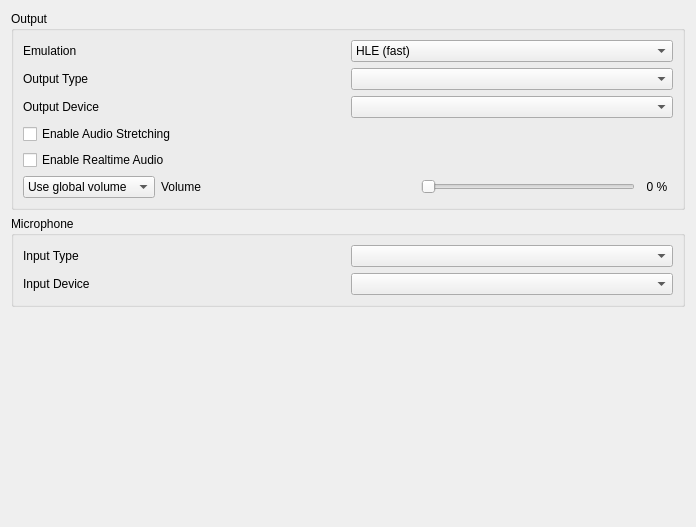
<?xml version="1.0" encoding="UTF-8"?>
<ui version="4.0">
 <class>ConfigureAudio</class>
 <widget class="QWidget" name="ConfigureAudio">
  <property name="geometry">
   <rect>
    <x>0</x>
    <y>0</y>
    <width>696</width>
    <height>527</height>
   </rect>
  </property>
  <layout class="QVBoxLayout">
   <item>
    <widget class="QGroupBox" name="groupBox">
     <property name="title">
      <string>Output</string>
     </property>
     <layout class="QVBoxLayout">
      <item>
      <widget class="QWidget" name="widget_emulation" native="true">
        <layout class="QHBoxLayout" name="horizontalLayout_emulation">
            <property name="leftMargin">
            <number>0</number>
            </property>
            <property name="topMargin">
            <number>0</number>
            </property>
            <property name="rightMargin">
            <number>0</number>
            </property>
            <property name="bottomMargin">
            <number>0</number>
            </property>
            <item>
            <widget class="QLabel" name="label_emulation">
            <property name="text">
            <string>Emulation</string>
            </property>
            </widget>
            </item>
            <item>
            <widget class="QComboBox" name="emulation_combo_box">
            <item>
            <property name="text">
                <string>HLE (fast)</string>
            </property>
            </item>
            <item>
            <property name="text">
                <string>LLE (accurate)</string>
            </property>
            </item>
            <item>
            <property name="text">
                <string>LLE multi-core</string>
            </property>
            </item>
            </widget>
            </item>
        </layout>
       </widget>
      </item>
      <item>
       <layout class="QGridLayout" name="output_layout" columnstretch="1,1">
        <item row="0" column="0">
         <widget class="QLabel" name="output_type_label">
          <property name="text">
           <string>Output Type</string>
          </property>
         </widget>
        </item>
        <item row="0" column="1">
         <widget class="QComboBox" name="output_type_combo_box"/>
        </item>
        <item row="1" column="0">
         <widget class="QLabel" name="output_device_label">
          <property name="text">
           <string>Output Device</string>
          </property>
         </widget>
        </item>
        <item row="1" column="1">
         <widget class="QComboBox" name="output_device_combo_box"/>
        </item>
       </layout>
      </item>
      <item>
       <widget class="QCheckBox" name="toggle_audio_stretching">
        <property name="toolTip">
         <string>&lt;html&gt;&lt;head/&gt;&lt;body&gt;&lt;p&gt;This post-processing effect adjusts audio speed to match emulation speed and helps prevent audio stutter. This however increases audio latency.&lt;/p&gt;&lt;/body&gt;&lt;/html&gt;</string>
        </property>
        <property name="text">
         <string>Enable Audio Stretching</string>
        </property>
       </widget>
      </item>
      <item>
       <widget class="QCheckBox" name="toggle_realtime_audio">
        <property name="toolTip">
         <string>&lt;html&gt;&lt;head/&gt;&lt;body&gt;&lt;p&gt;Scales audio playback speed to account for drops in emulation framerate. This means that audio will play at full speed even while the game framerate is low. May cause audio desync issues.&lt;/p&gt;&lt;/body&gt;&lt;/html&gt;</string>
        </property>
        <property name="text">
         <string>Enable Realtime Audio</string>
        </property>
       </widget>
      </item>
      <item>
       <widget class="QWidget" name="volume_layout" native="true">
        <layout class="QHBoxLayout" name="horizontalLayout_2">
         <property name="leftMargin">
          <number>0</number>
         </property>
         <property name="topMargin">
          <number>0</number>
         </property>
         <property name="rightMargin">
          <number>0</number>
         </property>
         <property name="bottomMargin">
          <number>0</number>
         </property>
         <item>
          <widget class="QComboBox" name="volume_combo_box">
           <item>
            <property name="text">
             <string>Use global volume</string>
            </property>
           </item>
           <item>
            <property name="text">
             <string>Set volume</string>
            </property>
           </item>
          </widget>
         </item>
         <item>
          <widget class="QLabel" name="volume_label">
           <property name="text">
            <string>Volume</string>
           </property>
          </widget>
         </item>
         <item>
          <spacer name="horizontalSpacer">
           <property name="orientation">
            <enum>Qt::Horizontal</enum>
           </property>
           <property name="sizeHint" stdset="0">
            <size>
             <width>30</width>
             <height>20</height>
            </size>
           </property>
          </spacer>
         </item>
         <item>
          <widget class="QSlider" name="volume_slider">
           <property name="sizePolicy">
            <sizepolicy hsizetype="Expanding" vsizetype="Fixed">
             <horstretch>0</horstretch>
             <verstretch>0</verstretch>
            </sizepolicy>
           </property>
           <property name="maximum">
            <number>100</number>
           </property>
           <property name="pageStep">
            <number>5</number>
           </property>
           <property name="orientation">
            <enum>Qt::Horizontal</enum>
           </property>
          </widget>
         </item>
         <item>
          <widget class="QLabel" name="volume_indicator">
           <property name="minimumSize">
            <size>
             <width>32</width>
             <height>0</height>
            </size>
           </property>
           <property name="text">
            <string>0 %</string>
           </property>
           <property name="alignment">
            <set>Qt::AlignCenter</set>
           </property>
          </widget>
         </item>
        </layout>
       </widget>
      </item>
     </layout>
    </widget>
   </item>
   <item>
    <widget class="QGroupBox" name="input_layout">
     <property name="title">
      <string>Microphone</string>
     </property>
     <layout class="QGridLayout" name="input_inner_layout" columnstretch="1,1">
      <item row="0" column="0">
       <widget class="QLabel" name="input_type_label">
        <property name="text">
         <string>Input Type</string>
        </property>
       </widget>
      </item>
      <item row="0" column="1">
       <widget class="QComboBox" name="input_type_combo_box"/>
      </item>
      <item row="1" column="0">
       <widget class="QLabel" name="input_device_label">
        <property name="text">
         <string>Input Device</string>
        </property>
       </widget>
      </item>
      <item row="1" column="1">
       <widget class="QComboBox" name="input_device_combo_box"/>
      </item>
     </layout>
    </widget>
   </item>
   <item>
    <spacer>
     <property name="orientation">
      <enum>Qt::Vertical</enum>
     </property>
     <property name="sizeHint" stdset="0">
      <size>
       <width>167</width>
       <height>55</height>
      </size>
     </property>
    </spacer>
   </item>
  </layout>
 </widget>
 <tabstops>
  <tabstop>emulation_combo_box</tabstop>
  <tabstop>toggle_audio_stretching</tabstop>
  <tabstop>volume_slider</tabstop>
  <tabstop>output_type_combo_box</tabstop>
  <tabstop>output_device_combo_box</tabstop>
  <tabstop>input_type_combo_box</tabstop>
  <tabstop>input_device_combo_box</tabstop>
 </tabstops>
 <resources/>
 <connections/>
</ui>
